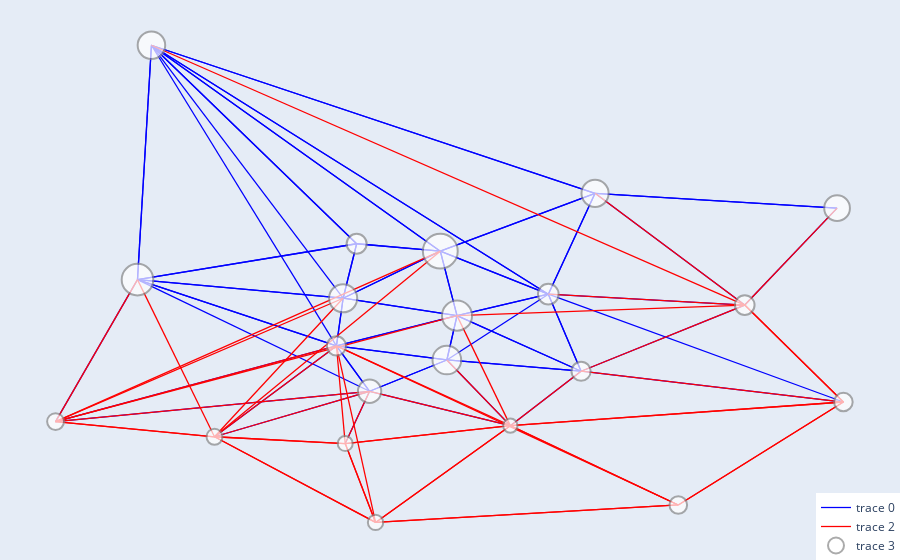

The code cell stored with this chart in its notebook:
### Code cell
G, trip_counts = define_graph(filtered_df, remove_weak_edges=True)
G = update_node_sizes(G, income, var_of_interest)
positions = get_positions(gdf)
edge_colors, edge_widths = set_art(G, 0.6)
plotly_graph(G, positions, edge_colors, edge_widths, var_of_interest)

### Figure 1 — Plotly figure (JSON) as saved in the notebook; plotly's stock layout.template omitted (floating-point values rounded to 4 significant figures; data arrays with more than 128 entries replaced by an {"elided": "..."} marker saying what was removed)
{"data": [{"hoverinfo": "none", "line": {"color": "blue", "width": 1.273}, "mode": "lines", "type": "scatter", "x": {"elided": "258 float values"}, "y": {"elided": "258 float values"}}, {"hoverinfo": "none", "line": {"color": "green", "width": 1.273}, "mode": "lines", "type": "scatter", "x": [], "y": []}, {"hoverinfo": "none", "line": {"color": "red", "width": 1.273}, "mode": "lines", "type": "scatter", "x": {"elided": "171 float values"}, "y": {"elided": "171 float values"}}, {"hoverinfo": "text", "marker": {"color": "white", "line": {"color": "#888", "width": 2}, "size": [19.18, 23.35, 28.72, 30.11, 28.14, 31.6, 16.89, 16.02, 15.01, 14.34, 19.21, 34.84, 20.66, 20.0, 27.56, 27.16, 15.34, 17.64, 18.57, 19.66, 25.7]}, "mode": "markers", "text": ["Node 2807901", "Node 2807902", "Node 2807903", "Node 2807904", "Node 2807907", "Node 2807909", "Node 2807910", "Node 2807911", "Node 2807912", "Node 2807913", "Node 2807914", "Node 2807905", "Node 2807915", "Node 2807906", "Node 2807908", "Node 2807916", "Node 2807917", "Node 2807918", "Node 2807919", "Node 2807920", "Node 2807921"], "type": "scatter", "x": [-3.705, -3.697, -3.676, -3.674, -3.704, -3.757, -3.779, -3.737, -3.703, -3.66, -3.641, -3.678, -3.65, -3.7, -3.754, -3.638, -3.695, -3.616, -3.573, -3.599, -3.575], "y": [40.42, 40.4, 40.41, 40.43, 40.44, 40.45, 40.39, 40.38, 40.38, 40.38, 40.41, 40.46, 40.44, 40.46, 40.54, 40.48, 40.34, 40.35, 40.39, 40.43, 40.48]}], "layout": {"hovermode": "closest", "legend": {"x": 1, "xanchor": "right", "y": 0, "yanchor": "bottom"}, "margin": {"b": 0, "l": 0, "r": 0, "t": 0}, "showlegend": true, "xaxis": {"showgrid": false, "showticklabels": false, "zeroline": false}, "yaxis": {"showgrid": false, "showticklabels": false, "zeroline": false}}}
